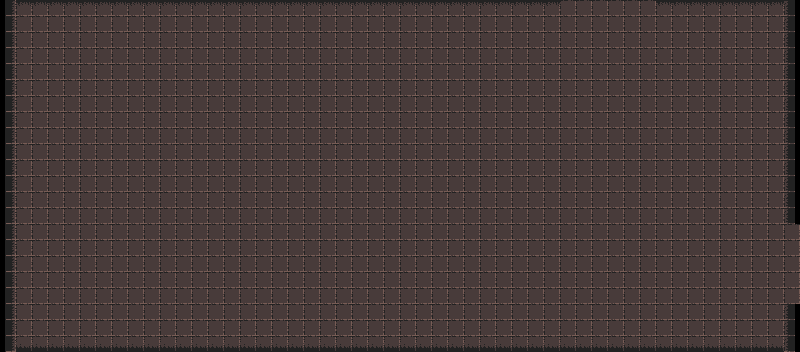

A 2D game scene composited from a Tiled map and its tileset images. What follows is a short description and the map's XML, with every tile layer's data as written:
An orthogonal 50x22 tile map with 16x16 px tiles, 2 tile layers (blocks, tiles) and 4 objects (2x 2, 2x 3).

<map version="1.10" tiledversion="1.11.0" orientation="orthogonal" renderorder="right-down" width="50" height="22" tilewidth="16" tileheight="16" infinite="0" nextlayerid="6" nextobjectid="5">
 <editorsettings>
  <export target="2.csv" format="csv" />
 </editorsettings>
 <tileset firstgid="1" source="../0/tileset_0.tsx" />
 <layer id="1" name="blocks" width="50" height="22">
  <data encoding="csv">
33,13,13,13,13,13,13,13,13,13,13,13,13,13,13,13,13,13,13,13,13,13,13,13,13,13,13,13,13,13,13,13,13,13,13,0,0,0,0,0,0,13,13,13,13,13,13,13,13,34,
33,0,0,0,0,0,0,0,0,0,0,0,0,0,0,0,0,0,0,0,0,0,0,0,0,0,0,0,0,0,0,0,0,0,0,0,0,0,0,0,0,0,0,0,0,0,0,0,0,34,
33,0,0,0,0,0,0,0,0,0,0,0,0,0,0,0,0,0,0,0,0,0,0,0,0,0,0,0,0,0,0,0,0,0,0,0,0,0,0,0,0,0,0,0,0,0,0,0,0,34,
33,0,0,0,0,0,0,0,0,0,0,0,0,0,0,0,0,0,0,0,0,0,0,0,0,0,0,0,0,0,0,0,0,0,0,0,0,0,0,0,0,0,0,0,0,0,0,0,0,34,
33,0,0,0,0,0,0,0,0,0,0,0,0,0,0,0,0,0,0,0,0,0,0,0,0,0,0,0,0,0,0,0,0,0,0,0,0,0,0,0,0,0,0,0,0,0,0,0,0,34,
33,0,0,0,0,0,0,0,0,0,0,0,0,0,0,0,0,0,0,0,0,0,0,0,0,0,0,0,0,0,0,0,0,0,0,0,0,0,0,0,0,0,0,0,0,0,0,0,0,34,
33,0,0,0,0,0,0,0,0,0,0,0,0,0,0,0,0,0,0,0,0,0,0,0,0,0,0,0,0,0,0,0,0,0,0,0,0,0,0,0,0,0,0,0,0,0,0,0,0,34,
33,0,0,0,0,0,0,0,0,0,0,0,0,0,0,0,0,0,0,0,0,0,0,0,0,0,0,0,0,0,0,0,0,0,0,0,0,0,0,0,0,0,0,0,0,0,0,0,0,34,
33,0,0,0,0,0,0,0,0,0,0,0,0,0,0,0,0,0,0,0,0,0,0,0,0,0,0,0,0,0,0,0,0,0,0,0,0,0,0,0,0,0,0,0,0,0,0,0,0,34,
33,0,0,0,0,0,0,0,0,0,0,0,0,0,0,0,0,0,0,0,0,0,0,0,0,0,0,0,0,0,0,0,0,0,0,0,0,0,0,0,0,0,0,0,0,0,0,0,0,34,
33,0,0,0,0,0,0,0,0,0,0,0,0,0,0,0,0,0,0,0,0,0,0,0,0,0,0,0,0,0,0,0,0,0,0,0,0,0,0,0,0,0,0,0,0,0,0,0,0,34,
33,0,0,0,0,0,0,0,0,0,0,0,0,0,0,0,0,0,0,0,0,0,0,0,0,0,0,0,0,0,0,0,0,0,0,0,0,0,0,0,0,0,0,0,0,0,0,0,0,34,
33,0,0,0,0,0,0,0,0,0,0,0,0,0,0,0,0,0,0,0,0,0,0,0,0,0,0,0,0,0,0,0,0,0,0,0,0,0,0,0,0,0,0,0,0,0,0,0,0,34,
33,0,0,0,0,0,0,0,0,0,0,0,0,0,0,0,0,0,0,0,0,0,0,0,0,0,0,0,0,0,0,0,0,0,0,0,0,0,0,0,0,0,0,0,0,0,0,0,0,34,
33,0,0,0,0,0,0,0,0,0,0,0,0,0,0,0,0,0,0,0,0,0,0,0,0,0,0,0,0,0,0,0,0,0,0,0,0,0,0,0,0,0,0,0,0,0,0,0,0,0,
33,0,0,0,0,0,0,0,0,0,0,0,0,0,0,0,0,0,0,0,0,0,0,0,0,0,0,0,0,0,0,0,0,0,0,0,0,0,0,0,0,0,0,0,0,0,0,0,0,0,
33,0,0,0,0,0,0,0,0,0,0,0,0,0,0,0,0,0,0,0,0,0,0,0,0,0,0,0,0,0,0,0,0,0,0,0,0,0,0,0,0,0,0,0,0,0,0,0,0,0,
33,0,0,0,0,0,0,0,0,0,0,0,0,0,0,0,0,0,0,0,0,0,0,0,0,0,0,0,0,0,0,0,0,0,0,0,0,0,0,0,0,0,0,0,0,0,0,0,0,0,
33,0,0,0,0,0,0,0,0,0,0,0,0,0,0,0,0,0,0,0,0,0,0,0,0,0,0,0,0,0,0,0,0,0,0,0,0,0,0,0,0,0,0,0,0,0,0,0,0,0,
33,0,0,0,0,0,0,0,0,0,0,0,0,0,0,0,0,0,0,0,0,0,0,0,0,0,0,0,0,0,0,0,0,0,0,0,0,0,0,0,0,0,0,0,0,0,0,0,0,34,
33,0,0,0,0,0,0,0,0,0,0,0,0,0,0,0,0,0,0,0,0,0,0,0,0,0,0,0,0,0,0,0,0,0,0,0,0,0,0,0,0,0,0,0,0,0,0,0,0,34,
33,21,21,21,21,21,21,21,21,21,21,21,21,21,21,21,21,21,21,21,21,21,21,21,21,21,21,21,21,21,21,21,21,21,21,21,21,21,21,21,21,21,21,21,21,21,21,21,21,34
</data>
 </layer>
 <layer id="2" name="tiles" width="50" height="22">
  <data encoding="csv">
0,0,0,0,0,0,0,0,0,0,0,0,0,0,0,0,0,0,0,0,0,0,0,0,0,0,0,0,0,0,0,0,0,0,0,1,1,1,1,1,1,0,0,0,0,0,0,0,0,0,
0,1,1,1,1,1,1,1,1,1,1,1,1,1,1,1,1,1,1,1,1,1,1,1,1,1,1,1,1,1,1,1,1,1,1,1,1,1,1,1,1,1,1,1,1,1,1,1,1,0,
0,1,1,1,1,1,1,1,1,1,1,1,1,1,1,1,1,1,1,1,1,1,1,1,1,1,1,1,1,1,1,1,1,1,1,1,1,1,1,1,1,1,1,1,1,1,1,1,1,0,
0,1,1,1,1,1,1,1,1,1,1,1,1,1,1,1,1,1,1,1,1,1,1,1,1,1,1,1,1,1,1,1,1,1,1,1,1,1,1,1,1,1,1,1,1,1,1,1,1,0,
0,1,1,1,1,1,1,1,1,1,1,1,1,1,1,1,1,1,1,1,1,1,1,1,1,1,1,1,1,1,1,1,1,1,1,1,1,1,1,1,1,1,1,1,1,1,1,1,1,0,
0,1,1,1,1,1,1,1,1,1,1,1,1,1,1,1,1,1,1,1,1,1,1,1,1,1,1,1,1,1,1,1,1,1,1,1,1,1,1,1,1,1,1,1,1,1,1,1,1,0,
0,1,1,1,1,1,1,1,1,1,1,1,1,1,1,1,1,1,1,1,1,1,1,1,1,1,1,1,1,1,1,1,1,1,1,1,1,1,1,1,1,1,1,1,1,1,1,1,1,0,
0,1,1,1,1,1,1,1,1,1,1,1,1,1,1,1,1,1,1,1,1,1,1,1,1,1,1,1,1,1,1,1,1,1,1,1,1,1,1,1,1,1,1,1,1,1,1,1,1,0,
0,1,1,1,1,1,1,1,1,1,1,1,1,1,1,1,1,1,1,1,1,1,1,1,1,1,1,1,1,1,1,1,1,1,1,1,1,1,1,1,1,1,1,1,1,1,1,1,1,0,
0,1,1,1,1,1,1,1,1,1,1,1,1,1,1,1,1,1,1,1,1,1,1,1,1,1,1,1,1,1,1,1,1,1,1,1,1,1,1,1,1,1,1,1,1,1,1,1,1,0,
0,1,1,1,1,1,1,1,1,1,1,1,1,1,1,1,1,1,1,1,1,1,1,1,1,1,1,1,1,1,1,1,1,1,1,1,1,1,1,1,1,1,1,1,1,1,1,1,1,0,
0,1,1,1,1,1,1,1,1,1,1,1,1,1,1,1,1,1,1,1,1,1,1,1,1,1,1,1,1,1,1,1,1,1,1,1,1,1,1,1,1,1,1,1,1,1,1,1,1,0,
0,1,1,1,1,1,1,1,1,1,1,1,1,1,1,1,1,1,1,1,1,1,1,1,1,1,1,1,1,1,1,1,1,1,1,1,1,1,1,1,1,1,1,1,1,1,1,1,1,0,
0,1,1,1,1,1,1,1,1,1,1,1,1,1,1,1,1,1,1,1,1,1,1,1,1,1,1,1,1,1,1,1,1,1,1,1,1,1,1,1,1,1,1,1,1,1,1,1,1,0,
0,1,1,1,1,1,1,1,1,1,1,1,1,1,1,1,1,1,1,1,1,1,1,1,1,1,1,1,1,1,1,1,1,1,1,1,1,1,1,1,1,1,1,1,1,1,1,1,1,1,
0,1,1,1,1,1,1,1,1,1,1,1,1,1,1,1,1,1,1,1,1,1,1,1,1,1,1,1,1,1,1,1,1,1,1,1,1,1,1,1,1,1,1,1,1,1,1,1,1,1,
0,1,1,1,1,1,1,1,1,1,1,1,1,1,1,1,1,1,1,1,1,1,1,1,1,1,1,1,1,1,1,1,1,1,1,1,1,1,1,1,1,1,1,1,1,1,1,1,1,1,
0,1,1,1,1,1,1,1,1,1,1,1,1,1,1,1,1,1,1,1,1,1,1,1,1,1,1,1,1,1,1,1,1,1,1,1,1,1,1,1,1,1,1,1,1,1,1,1,1,1,
0,1,1,1,1,1,1,1,1,1,1,1,1,1,1,1,1,1,1,1,1,1,1,1,1,1,1,1,1,1,1,1,1,1,1,1,1,1,1,1,1,1,1,1,1,1,1,1,1,1,
0,1,1,1,1,1,1,1,1,1,1,1,1,1,1,1,1,1,1,1,1,1,1,1,1,1,1,1,1,1,1,1,1,1,1,1,1,1,1,1,1,1,1,1,1,1,1,1,1,0,
0,1,1,1,1,1,1,1,1,1,1,1,1,1,1,1,1,1,1,1,1,1,1,1,1,1,1,1,1,1,1,1,1,1,1,1,1,1,1,1,1,1,1,1,1,1,1,1,1,0,
0,0,0,0,0,0,0,0,0,0,0,0,0,0,0,0,0,0,0,0,0,0,0,0,0,0,0,0,0,0,0,0,0,0,0,0,0,0,0,0,0,0,0,0,0,0,0,0,0,0
</data>
 </layer>
 <objectgroup id="3" name="entries">
  <object id="3" name="2" x="759.333" y="260.667">
   <point />
  </object>
  <object id="4" name="3" x="609.333" y="40.6667">
   <point />
  </object>
 </objectgroup>
 <objectgroup id="4" name="exits">
  <object id="1" name="2" x="784.667" y="226" width="30" height="77.3333" />
  <object id="2" name="3" x="562" y="-12.6667" width="93.3333" height="26.6667" />
 </objectgroup>
 <objectgroup id="5" name="entities" />
</map>
